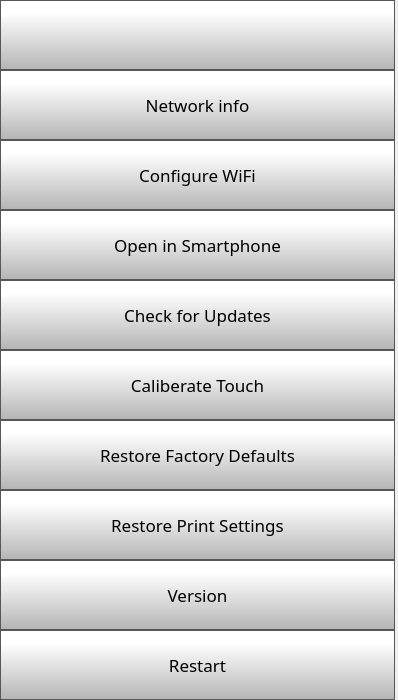
      <widget class="QWidget" name="scrollAreaWidgetContents">
       <property name="geometry">
        <rect>
         <x>0</x>
         <y>0</y>
         <width>398</width>
         <height>700</height>
        </rect>
       </property>
       <layout class="QVBoxLayout" name="verticalLayout">
        <property name="spacing">
         <number>0</number>
        </property>
        <property name="leftMargin">
         <number>0</number>
        </property>
        <property name="topMargin">
         <number>0</number>
        </property>
        <property name="rightMargin">
         <number>3</number>
        </property>
        <property name="bottomMargin">
         <number>0</number>
        </property>
        <item>
         <widget class="QPushButton" name="settingsBackButton">
          <property name="minimumSize">
           <size>
            <width>0</width>
            <height>70</height>
           </size>
          </property>
          <property name="font">
           <font>
            <family>Gotham Light</family>
            <pointsize>9</pointsize>
           </font>
          </property>
          <property name="styleSheet">
           <string notr="true">QPushButton {
     border: 1px solid rgb(87, 87, 87);
	background-color: qlineargradient(spread:pad, x1:0, y1:1, x2:0, y2:0.188, stop:0 rgba(180, 180, 180, 255), stop:1 rgba(255, 255, 255, 255));


}

QPushButton:pressed {
    background-color: qlineargradient(x1: 0, y1: 0, x2: 0, y2: 1,
                                      stop: 0 #dadbde, stop: 1 #f6f7fa);
}

QPushButton:flat {
    border: none; /* no border for a flat push button */
}

QPushButton:default {
    border-color: navy; /* make the default button prominent */
}</string>
          </property>
          <property name="text">
           <string/>
          </property>
          <property name="icon">
           <iconset>
            <normaloff>../octoprint_Julia3GTouchUI/templates/img/arrows-4.png</normaloff>../octoprint_Julia3GTouchUI/templates/img/arrows-4.png</iconset>
          </property>
          <property name="iconSize">
           <size>
            <width>50</width>
            <height>50</height>
           </size>
          </property>
          <property name="checkable">
           <bool>false</bool>
          </property>
          <property name="autoDefault">
           <bool>false</bool>
          </property>
          <property name="default">
           <bool>false</bool>
          </property>
          <property name="flat">
           <bool>false</bool>
          </property>
         </widget>
        </item>
        <item>
         <widget class="QPushButton" name="networkInfoButton">
          <property name="minimumSize">
           <size>
            <width>0</width>
            <height>70</height>
           </size>
          </property>
          <property name="font">
           <font>
            <family>Gotham</family>
            <pointsize>13</pointsize>
           </font>
          </property>
          <property name="styleSheet">
           <string notr="true">QPushButton {
     border: 1px solid rgb(87, 87, 87);
	background-color: qlineargradient(spread:pad, x1:0, y1:1, x2:0, y2:0.188, stop:0 rgba(180, 180, 180, 255), stop:1 rgba(255, 255, 255, 255));


}

QPushButton:pressed {
    background-color: qlineargradient(x1: 0, y1: 0, x2: 0, y2: 1,
                                      stop: 0 #dadbde, stop: 1 #f6f7fa);
}

QPushButton:flat {
    border: none; /* no border for a flat push button */
}

QPushButton:default {
    border-color: navy; /* make the default button prominent */
}

QPushButton:focus {
	outline: none;
}</string>
          </property>
          <property name="text">
           <string>Network info</string>
          </property>
          <property name="iconSize">
           <size>
            <width>40</width>
            <height>40</height>
           </size>
          </property>
         </widget>
        </item>
        <item>
         <widget class="QPushButton" name="configureWifiButton">
          <property name="minimumSize">
           <size>
            <width>0</width>
            <height>70</height>
           </size>
          </property>
          <property name="font">
           <font>
            <family>Gotham</family>
            <pointsize>13</pointsize>
           </font>
          </property>
          <property name="styleSheet">
           <string notr="true">QPushButton {
     border: 1px solid rgb(87, 87, 87);
	background-color: qlineargradient(spread:pad, x1:0, y1:1, x2:0, y2:0.188, stop:0 rgba(180, 180, 180, 255), stop:1 rgba(255, 255, 255, 255));


}

QPushButton:pressed {
    background-color: qlineargradient(x1: 0, y1: 0, x2: 0, y2: 1,
                                      stop: 0 #dadbde, stop: 1 #f6f7fa);
}

QPushButton:flat {
    border: none; /* no border for a flat push button */
}

QPushButton:default {
    border-color: navy; /* make the default button prominent */
}

QPushButton:focus {
	outline: none;
}</string>
          </property>
          <property name="text">
           <string>Configure WiFi</string>
          </property>
          <property name="iconSize">
           <size>
            <width>40</width>
            <height>40</height>
           </size>
          </property>
         </widget>
        </item>
        <item>
         <widget class="QPushButton" name="pairPhoneButton">
          <property name="minimumSize">
           <size>
            <width>0</width>
            <height>70</height>
           </size>
          </property>
          <property name="font">
           <font>
            <family>Gotham</family>
            <pointsize>13</pointsize>
           </font>
          </property>
          <property name="styleSheet">
           <string notr="true">QPushButton {
     border: 1px solid rgb(87, 87, 87);
	background-color: qlineargradient(spread:pad, x1:0, y1:1, x2:0, y2:0.188, stop:0 rgba(180, 180, 180, 255), stop:1 rgba(255, 255, 255, 255));


}

QPushButton:pressed {
    background-color: qlineargradient(x1: 0, y1: 0, x2: 0, y2: 1,
                                      stop: 0 #dadbde, stop: 1 #f6f7fa);
}

QPushButton:flat {
    border: none; /* no border for a flat push button */
}

QPushButton:default {
    border-color: navy; /* make the default button prominent */
}

QPushButton:focus {
	outline: none;
}</string>
          </property>
          <property name="text">
           <string>Open in Smartphone</string>
          </property>
          <property name="iconSize">
           <size>
            <width>40</width>
            <height>40</height>
           </size>
          </property>
         </widget>
        </item>
        <item>
         <widget class="QPushButton" name="OTAButton">
          <property name="minimumSize">
           <size>
            <width>0</width>
            <height>70</height>
           </size>
          </property>
          <property name="font">
           <font>
            <family>Gotham</family>
            <pointsize>13</pointsize>
           </font>
          </property>
          <property name="styleSheet">
           <string notr="true">QPushButton {
     border: 1px solid rgb(87, 87, 87);
	background-color: qlineargradient(spread:pad, x1:0, y1:1, x2:0, y2:0.188, stop:0 rgba(180, 180, 180, 255), stop:1 rgba(255, 255, 255, 255));


}

QPushButton:pressed {
    background-color: qlineargradient(x1: 0, y1: 0, x2: 0, y2: 1,
                                      stop: 0 #dadbde, stop: 1 #f6f7fa);
}

QPushButton:flat {
    border: none; /* no border for a flat push button */
}

QPushButton:default {
    border-color: navy; /* make the default button prominent */
}

QPushButton:focus {
	outline: none;
}</string>
          </property>
          <property name="text">
           <string>Check for Updates</string>
          </property>
          <property name="iconSize">
           <size>
            <width>40</width>
            <height>40</height>
           </size>
          </property>
         </widget>
        </item>
        <item>
         <widget class="QPushButton" name="caliberateTouch">
          <property name="minimumSize">
           <size>
            <width>0</width>
            <height>70</height>
           </size>
          </property>
          <property name="font">
           <font>
            <family>Gotham</family>
            <pointsize>13</pointsize>
           </font>
          </property>
          <property name="styleSheet">
           <string notr="true">QPushButton {
     border: 1px solid rgb(87, 87, 87);
	background-color: qlineargradient(spread:pad, x1:0, y1:1, x2:0, y2:0.188, stop:0 rgba(180, 180, 180, 255), stop:1 rgba(255, 255, 255, 255));


}

QPushButton:pressed {
    background-color: qlineargradient(x1: 0, y1: 0, x2: 0, y2: 1,
                                      stop: 0 #dadbde, stop: 1 #f6f7fa);
}

QPushButton:flat {
    border: none; /* no border for a flat push button */
}

QPushButton:default {
    border-color: navy; /* make the default button prominent */
}

QPushButton:focus {
	outline: none;
}</string>
          </property>
          <property name="text">
           <string>Caliberate Touch</string>
          </property>
          <property name="iconSize">
           <size>
            <width>40</width>
            <height>40</height>
           </size>
          </property>
         </widget>
        </item>
        <item>
         <widget class="QPushButton" name="restoreFactoryDefaultsButton">
          <property name="minimumSize">
           <size>
            <width>0</width>
            <height>70</height>
           </size>
          </property>
          <property name="font">
           <font>
            <family>Gotham</family>
            <pointsize>13</pointsize>
           </font>
          </property>
          <property name="styleSheet">
           <string notr="true">QPushButton {
     border: 1px solid rgb(87, 87, 87);
	background-color: qlineargradient(spread:pad, x1:0, y1:1, x2:0, y2:0.188, stop:0 rgba(180, 180, 180, 255), stop:1 rgba(255, 255, 255, 255));


}

QPushButton:pressed {
    background-color: qlineargradient(x1: 0, y1: 0, x2: 0, y2: 1,
                                      stop: 0 #dadbde, stop: 1 #f6f7fa);
}

QPushButton:flat {
    border: none; /* no border for a flat push button */
}

QPushButton:default {
    border-color: navy; /* make the default button prominent */
}

QPushButton:focus {
	outline: none;
}</string>
          </property>
          <property name="text">
           <string>Restore Factory Defaults</string>
          </property>
          <property name="iconSize">
           <size>
            <width>40</width>
            <height>40</height>
           </size>
          </property>
         </widget>
        </item>
        <item>
         <widget class="QPushButton" name="restorePrintSettingsButton">
          <property name="minimumSize">
           <size>
            <width>0</width>
            <height>70</height>
           </size>
          </property>
          <property name="font">
           <font>
            <family>Gotham</family>
            <pointsize>13</pointsize>
           </font>
          </property>
          <property name="styleSheet">
           <string notr="true">QPushButton {
     border: 1px solid rgb(87, 87, 87);
	background-color: qlineargradient(spread:pad, x1:0, y1:1, x2:0, y2:0.188, stop:0 rgba(180, 180, 180, 255), stop:1 rgba(255, 255, 255, 255));


}

QPushButton:pressed {
    background-color: qlineargradient(x1: 0, y1: 0, x2: 0, y2: 1,
                                      stop: 0 #dadbde, stop: 1 #f6f7fa);
}

QPushButton:flat {
    border: none; /* no border for a flat push button */
}

QPushButton:default {
    border-color: navy; /* make the default button prominent */
}

QPushButton:focus {
	outline: none;
}</string>
          </property>
          <property name="text">
           <string>Restore Print Settings</string>
          </property>
          <property name="iconSize">
           <size>
            <width>40</width>
            <height>40</height>
           </size>
          </property>
         </widget>
        </item>
        <item>
         <widget class="QPushButton" name="versionButton">
          <property name="minimumSize">
           <size>
            <width>0</width>
            <height>70</height>
           </size>
          </property>
          <property name="font">
           <font>
            <family>Gotham</family>
            <pointsize>13</pointsize>
           </font>
          </property>
          <property name="styleSheet">
           <string notr="true">QPushButton {
     border: 1px solid rgb(87, 87, 87);
	background-color: qlineargradient(spread:pad, x1:0, y1:1, x2:0, y2:0.188, stop:0 rgba(180, 180, 180, 255), stop:1 rgba(255, 255, 255, 255));


}

QPushButton:pressed {
    background-color: qlineargradient(x1: 0, y1: 0, x2: 0, y2: 1,
                                      stop: 0 #dadbde, stop: 1 #f6f7fa);
}

QPushButton:flat {
    border: none; /* no border for a flat push button */
}

QPushButton:default {
    border-color: navy; /* make the default button prominent */
}

QPushButton:focus {
	outline: none;
}</string>
          </property>
          <property name="text">
           <string>Version</string>
          </property>
          <property name="iconSize">
           <size>
            <width>40</width>
            <height>40</height>
           </size>
          </property>
         </widget>
        </item>
        <item>
         <widget class="QPushButton" name="restartButton">
          <property name="minimumSize">
           <size>
            <width>0</width>
            <height>70</height>
           </size>
          </property>
          <property name="font">
           <font>
            <family>Gotham</family>
            <pointsize>13</pointsize>
           </font>
          </property>
          <property name="styleSheet">
           <string notr="true">QPushButton {
     border: 1px solid rgb(87, 87, 87);
	background-color: qlineargradient(spread:pad, x1:0, y1:1, x2:0, y2:0.188, stop:0 rgba(180, 180, 180, 255), stop:1 rgba(255, 255, 255, 255));


}

QPushButton:pressed {
    background-color: qlineargradient(x1: 0, y1: 0, x2: 0, y2: 1,
                                      stop: 0 #dadbde, stop: 1 #f6f7fa);
}

QPushButton:flat {
    border: none; /* no border for a flat push button */
}

QPushButton:default {
    border-color: navy; /* make the default button prominent */
}

QPushButton:focus {
	outline: none;
}</string>
          </property>
          <property name="text">
           <string>Restart</string>
          </property>
          <property name="iconSize">
           <size>
            <width>40</width>
            <height>40</height>
           </size>
          </property>
         </widget>
        </item>
       </layout>
      </widget>
